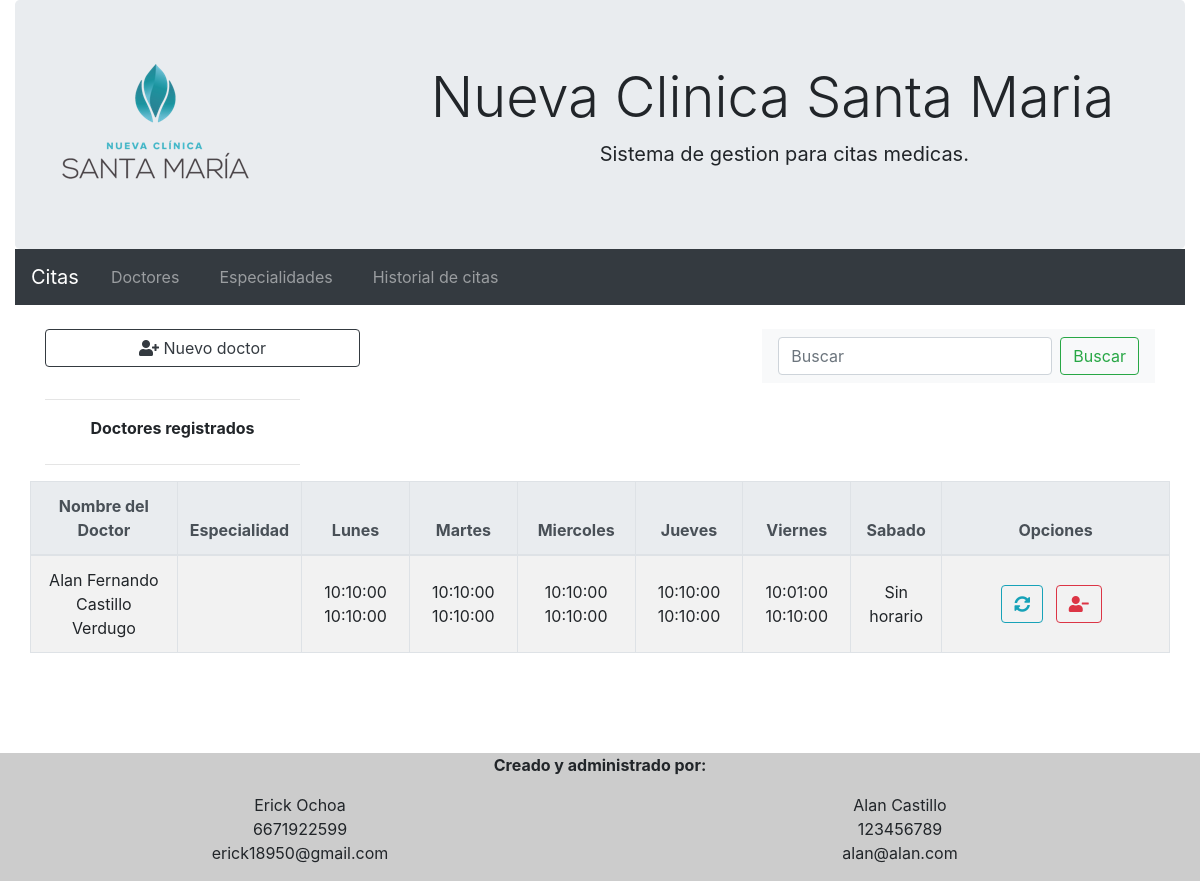
The page /doctores.php on the database its author committed.
### tables this page shows
CREATE TABLE `doctores` (
  `id` int(11) NOT NULL,
  `nombre` varchar(50) DEFAULT NULL,
  `appat` varchar(50) DEFAULT NULL,
  `apmat` varchar(50) DEFAULT NULL,
  `especialidad` varchar(50) DEFAULT NULL,
  `lunini` time DEFAULT NULL,
  `lunfin` time DEFAULT NULL,
  `marini` time DEFAULT NULL,
  `marfin` time DEFAULT NULL,
  `mieini` time DEFAULT NULL,
  `miefin` time DEFAULT NULL,
  `jueini` time DEFAULT NULL,
  `juefin` time DEFAULT NULL,
  `vieini` time DEFAULT NULL,
  `viefin` time DEFAULT NULL,
  `sabini` time DEFAULT NULL,
  `sabfin` time DEFAULT NULL
);

### doctores.php (the view)
<?php
	include('header.php');
    $conexion = mysqli_connect('localhost','root','');
    mysqli_select_db($conexion,'ncsm');
    $sql = "SELECT id FROM doctores ORDER by ID DESC LIMIT 1";
    $resultado = mysqli_query($conexion,$sql);
    $tuplas = mysqli_fetch_assoc($resultado);
?>
<div class="container">
	<br>
	<div class="row">
		<div class="col-4">
			<a style="width: 90%;" href="agregardoctor.php" class="btn btn-outline-dark"><i class="fas fa-user-plus"></i>  Nuevo doctor</a>
		</div>
        <div class="col-8">
            <nav class="navbar navbar-light bg-light" style="float: right;">
                <form class="form-inline">
                    <input class="form-control mr-sm-2" type="text" placeholder="Buscar">
                    <button class="btn btn-outline-success my-2 my-sm-0" type="submit">Buscar</button>
                </form>
            </nav>
        </div>
	</div>
    <div class="row">
        <div class="col-3 text-center">
            <hr>
            <label><b>Doctores registrados</b></label>
            <hr>
        </div>
    </div>
	<div class="row table-responsive-sm">
            <table id="citasregistradas" class="table col-12 text-center table-bordered table-striped ">
                <thead class="thead-light">
                    <tr>
                        <th>Nombre del Doctor</th>
                        <th>Especialidad</th>
                        <th>Lunes</th>
                        <th>Martes</th>
                        <th>Miercoles</th>
                        <th>Jueves</th>
                        <th>Viernes</th>
                        <th>Sabado</th>
                        <th>Opciones</th>
                    </tr>
                </thead>
                <tbody>
                    <?php
                        $i=1;
                        while($i <= $tuplas['id'])
                        {
                            $cmd = 'select * from doctores where id ='.$i.'';
                            $resul = mysqli_query($conexion,$cmd);
                            $datos=mysqli_fetch_assoc($resul);
                            if ($datos['nombre'] != "")
                            {
                                ?>
                                    <tr>
                                        <td class = "align-middle"><?php echo $datos['nombre'].' '.$datos['appat'].' '.$datos['apmat'];?></td>
                                        <td class ="align-middle"><?php echo $datos['especialidad'];?></td>
                                <?php
                                if($datos['lunini'] == '00:00:00' && $datos['lunfin'] == '00:00:00')
                                {
                                    ?>
                                    <td class = 'align-middle'>Sin horario</td>
                                    <?php
                                }
                                else
                                {
                                    ?>
                                    <td class = "align-middle"><?php echo $datos['lunini'].'  '.$datos['lunfin'];?></td>
                                    <?php
                                }
                                if($datos['marini'] == '00:00:00' && $datos['marfin'] == '00:00:00')
                                {
                                    ?>
                                    <td class = 'align-middle'>Sin horario</td>
                                    <?php
                                }
                                else
                                {
                                    ?>
                                    <td class = "align-middle"><?php echo $datos['marini'].'  '.$datos['marfin']; ?></td>
                                    <?php
                                }
                                if($datos['mieini'] == '00:00:00' && $datos['miefin'] == '00:00:00')
                                {
                                    ?>
                                    <td class = 'align-middle'>Sin horario</td>
                                    <?php
                                }
                                else
                                {
                                    ?>
                                    <td class = "align-middle"><?php echo $datos['mieini'].'  '.$datos['miefin'];?> </td>
                                    <?php
                                }
                                if($datos['jueini'] == '00:00:00' && $datos['juefin'] == '00:00:00')
                                {
                                    ?>
                                    <td class = 'align-middle'>Sin horario</td>
                                    <?php
                                }
                                else
                                {
                                    ?>
                                    <td class = "align-middle"><?php echo $datos['jueini'].'  '.$datos['juefin'];?> </td>
                                    <?php
                                }
                                if($datos['vieini'] == '00:00:00' && $datos['viefin'] == '00:00:00')
                                {
                                    ?>
                                    <td class = 'align-middle'>Sin horario</td>
                                    <?php
                                }
                                else
                                {
                                    ?>
                                    <td class = "align-middle"><?php echo $datos['vieini'].'  '.$datos['viefin'];?> </td>
                                    <?php
                                }
                                if($datos['sabini'] == '00:00:00' && $datos['sabfin'] == '00:00:00')
                                {
                                    ?>
                                    <td class = 'align-middle'>Sin horario</td>
                                    <?php
                                }
                                else
                                {
                                    ?>
                                    <td class = "align-middle"><?php echo $datos['sabini'].'  '.$datos['sabfin'];?> </td>
                                    <?php
                                }
                                ?>
                                <td style="width: 20%" class = "align-middle">
                                <a class="btn btn-outline-info" href="menu.php?op=4&docid=<?php echo $datos['id']; ?>">
                                <i class="fas fa-sync-alt">
                                </i>
                                </a>
                                <a class="btn btn-outline-danger m-2" href="menu.php?op=6&docid=<?php echo $datos['id']; ?>">
                                <i class="fas fa-user-minus"></i>
                                </a>
                                    </td>
                                    </tr>
                                <?php
                            }
                            $i++;
                        }
                        ?>
                </tbody>
            </table>
        </div>
</div>
<?php
	include('footer.php');
?>

### rows shown on the page
doctores: nombre "Alan Fernando", appat "Castillo", apmat "Verdugo", lunini "10:10:00", lunfin "10:10:00", marini "10:10:00", marfin "10:10:00", mieini "10:10:00", miefin "10:10:00", jueini "10:10:00", juefin "10:10:00", vieini "10:01:00", viefin "10:10:00", sabini "Sin horario"
